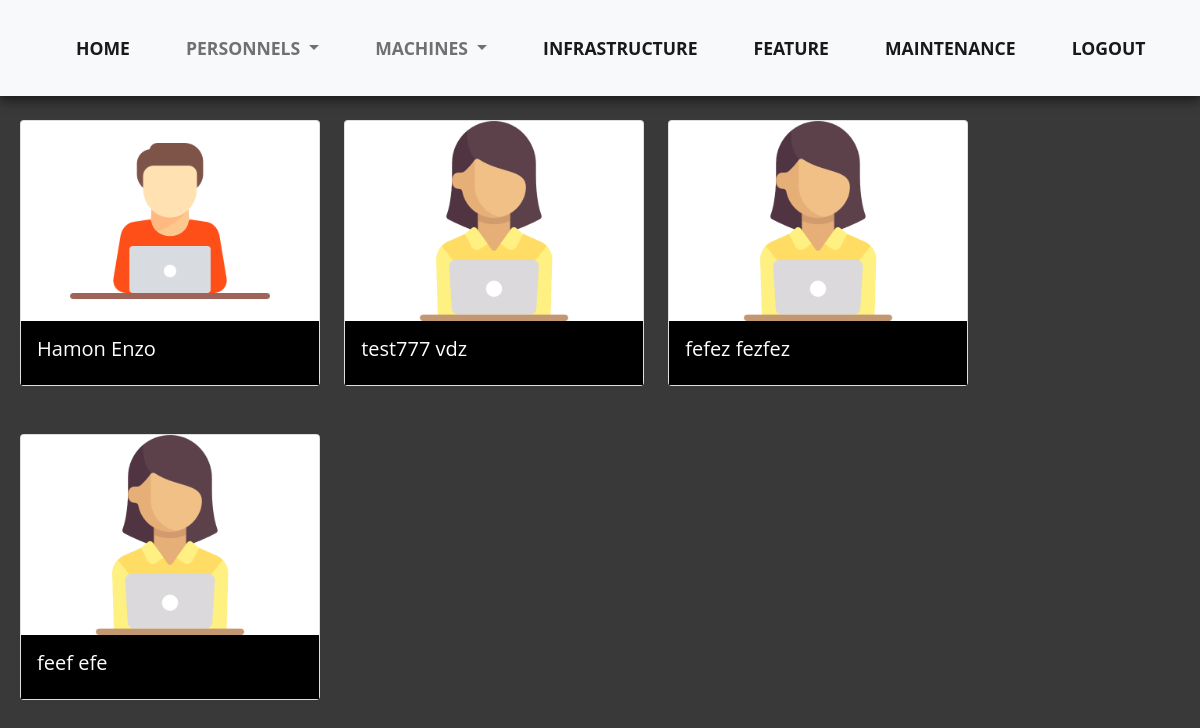
/computerApp/personnels/ (signed in), run on an earlier commit of the app's database.
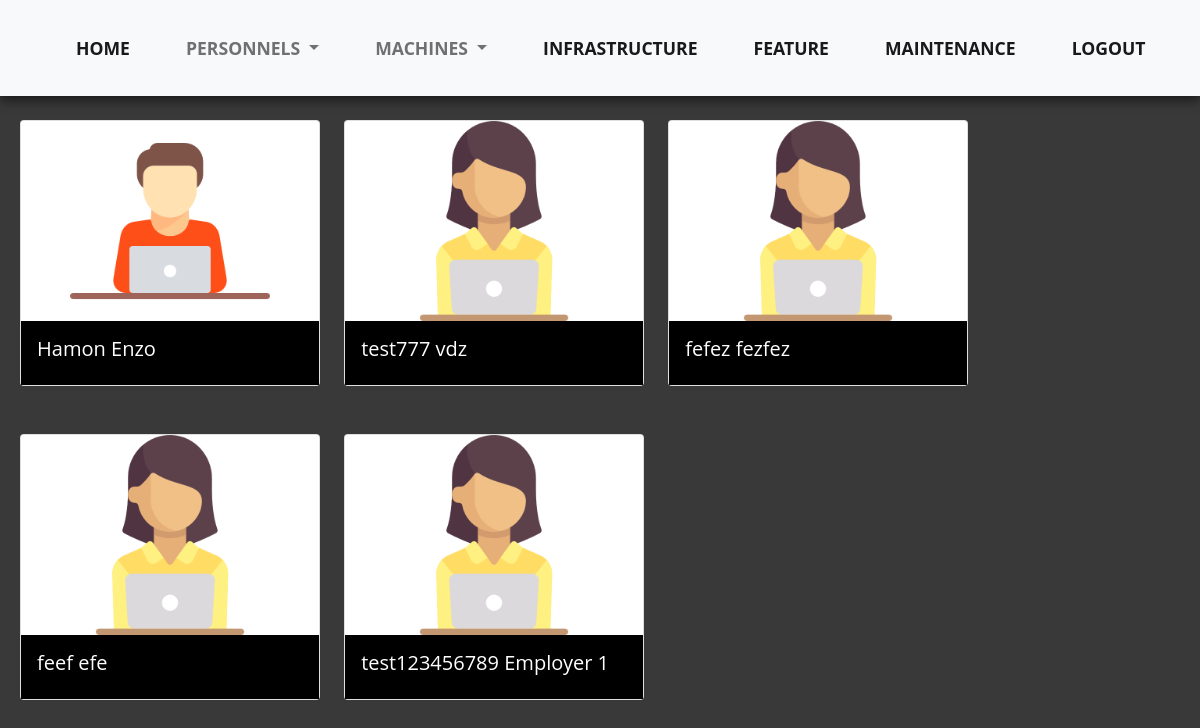
And on a later commit of the database.
### computerApp/models.py (models this page shows)
class Personnel(models.Model):
    Poste = (
        ('Ingénieur en sécurité informatique', 'Ingénieur en sécurité informatique'),
        ('Administrateur système', 'Administrateur système'),
        ('Administrateur réseau', 'Administrateur réseau'),
        ('Technicien support informatique', 'Technicien support informatique'),
        ("Analyste en systèmes d'information", "Analyste en systèmes d'information"),
        ("Développeur d'applications", "Développeur d'applications"),
        ('Responsable de la gestion des données', 'Responsable de la gestion des données'),
    )
    Infrastructure = (
        ('Poitiers', 'Poitiers'),
        ('Marseille', 'Marseille'),
        ('Châtellerault', 'Châtellerault'),
    )
    Civilite = (
        ('Homme',('Homme')),
        ('Femme',('Femme')),
        ('Indéfini',('Indéfini')),
    )
    id = models.AutoField(primary_key=True, editable=False)
    civilite = models.CharField(max_length = 32, choices=Civilite,default='Indéfini')
    prenom = models.CharField(max_length=200)
    nom = models.CharField(max_length=200)
    email = models.CharField(max_length=50,validators=[EmailValidator(message="Veuillez entrer une adresse email valide.")])
    poste = models.CharField(max_length = 40, choices=Poste,default='Employer')
    infrastructure = models.CharField(max_length = 60,choices=Infrastructure, default='Marseille')

### computerApp/views.py (the view)
# urls.py: path('personnels/',views.liste_personnels,name='personnels'),
@login_required
def liste_personnels(request):
    personnels = Personnel.objects.all()
    context = {
        'personnels' : personnels,
    }
    return render(request,'computerApp/liste_personnels.html',context)

### computerApp/templates/computerApp/liste_personnels.html
{% extends "index.html" %}
{% load static %}
{% block content%}
<link rel="stylesheet" type="text/css" href="{% static 'style_liste_personnels.css' %}">
<body style='background-color: #393939 ;'>
<div style="margin-top:6%">
    {% for personnel in personnels %}
        <div class="card d-inline-block mt-5 mx-lg-10 taille">
            {% if personnel.civilite == 'Femme' %}
                <img src="{% static 'computerApp/images/employe_f.png' %}" class="card-img-top contenu" alt="logo">
            {% else %}
                <img src="{% static 'computerApp/images/employe_h.png' %}" class="card-img-top contenu" alt="logo">
            {% endif %}
            <div class="card-body fond">
                <a class="no-line" href="{% url 'personnel-detail' personnel.id %}"><h5 class="card-title text-white">{{personnel.nom}} {{personnel.prenom}}</h5></a>
            </div>
        </div>
    {% endfor %}
</div>
</body>
{% endblock %}

What changed in the data, as far as the page shows it:
added Personnel: nom "test123456789", prenom "Employer 1"
